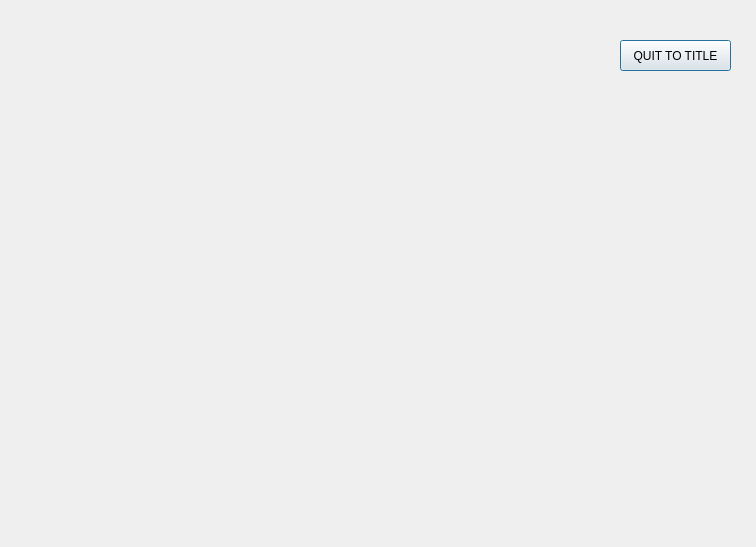
<?xml version="1.0" encoding="UTF-8"?>
<ui version="4.0">
 <class>Choose_Range</class>
 <widget class="QDialog" name="Choose_Range">
  <property name="geometry">
   <rect>
    <x>0</x>
    <y>0</y>
    <width>756</width>
    <height>547</height>
   </rect>
  </property>
  <property name="windowTitle">
   <string>Dialog</string>
  </property>
  <widget class="QPushButton" name="pushButton">
   <property name="geometry">
    <rect>
     <x>620</x>
     <y>40</y>
     <width>111</width>
     <height>31</height>
    </rect>
   </property>
   <property name="text">
    <string>QUIT TO TITLE</string>
   </property>
  </widget>
 </widget>
 <resources/>
 <connections/>
</ui>
